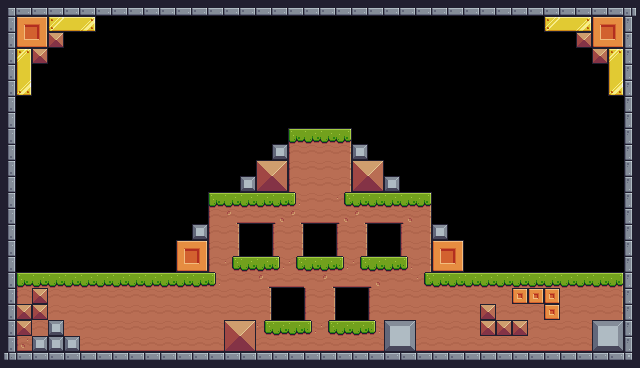

This is a level from a 2D game, rendered from its Tiled map with the project's own tilesets. A one-line summary and the complete map file follow:
An orthogonal 40x23 tile map with 16x16 px tiles, 1 tile layer (StaticTiles), 4 tilesets and 7 objects (Player, Apple, Cherry, Melon, Pineapple, ...).

<map version="1.5" tiledversion="1.7.2" orientation="orthogonal" renderorder="right-down" width="40" height="23" tilewidth="16" tileheight="16" infinite="0" nextlayerid="5" nextobjectid="8">
 <tileset firstgid="1" source="TileSets/Terrain (16x16).tsx" />
 <tileset firstgid="243" source="TileSets/Player.tsx" />
 <tileset firstgid="244" source="TileSets/Fruits.tsx" />
 <tileset firstgid="249" source="TileSets/DamageTiles.tsx" />
 <layer id="1" name="StaticTiles" width="40" height="23">
  <data encoding="csv">
4,46,46,46,46,46,46,46,46,46,46,46,46,46,46,46,46,46,46,46,46,46,46,46,46,46,46,46,46,46,46,46,46,46,46,46,46,46,46,5,
25,212,213,194,195,196,0,0,0,0,0,0,0,0,0,0,0,0,0,0,0,0,0,0,0,0,0,0,0,0,0,0,0,0,194,195,196,212,213,23,
25,234,235,35,0,0,0,0,0,0,0,0,0,0,0,0,0,0,0,0,0,0,0,0,0,0,0,0,0,0,0,0,0,0,0,0,35,234,235,23,
25,197,35,0,0,0,0,0,0,0,0,0,0,0,0,0,0,0,0,0,0,0,0,0,0,0,0,0,0,0,0,0,0,0,0,0,0,35,197,23,
25,219,0,0,0,0,0,0,0,0,0,0,0,0,0,0,0,0,0,0,0,0,0,0,0,0,0,0,0,0,0,0,0,0,0,0,0,0,219,23,
25,241,0,0,0,0,0,0,0,0,0,0,0,0,0,0,0,0,0,0,0,0,0,0,0,0,0,0,0,0,0,0,0,0,0,0,0,0,241,23,
25,0,0,0,0,0,0,0,0,0,0,0,0,0,0,0,0,0,0,0,0,0,0,0,0,0,0,0,0,0,0,0,0,0,0,0,0,0,0,23,
25,0,0,0,0,0,0,0,0,0,0,0,0,0,0,0,0,0,0,0,0,0,0,0,0,0,0,0,0,0,0,0,0,0,0,0,0,0,0,23,
25,0,0,0,0,0,0,0,0,0,0,0,0,0,0,0,0,0,7,8,8,9,0,0,0,0,0,0,0,0,0,0,0,0,0,0,0,0,0,23,
25,0,0,0,0,0,0,0,0,0,0,0,0,0,0,0,0,123,29,30,30,31,123,0,0,0,0,0,0,0,0,0,0,0,0,0,0,0,0,23,
25,0,0,0,0,0,0,0,0,0,0,0,0,0,0,0,36,37,29,30,30,31,36,37,0,0,0,0,0,0,0,0,0,0,0,0,0,0,0,23,
25,0,0,0,0,0,0,0,0,0,0,0,0,0,0,123,58,59,29,30,30,31,58,59,123,0,0,0,0,0,0,0,0,0,0,0,0,0,0,23,
25,0,0,0,0,0,0,0,0,0,0,0,0,7,8,8,8,8,33,30,30,32,8,8,8,8,9,0,0,0,0,0,0,0,0,0,0,0,0,23,
25,0,0,0,0,0,0,0,0,0,0,0,0,29,10,52,52,11,10,52,52,11,10,52,52,11,31,0,0,0,0,0,0,0,0,0,0,0,0,23,
25,0,0,0,0,0,0,0,0,0,0,0,123,29,31,0,0,29,31,0,0,29,31,0,0,29,31,123,0,0,0,0,0,0,0,0,0,0,0,23,
25,0,0,0,0,0,0,0,0,0,0,212,213,29,31,0,0,29,31,0,0,29,31,0,0,29,31,212,213,0,0,0,0,0,0,0,0,0,0,23,
25,0,0,0,0,0,0,0,0,0,0,234,235,29,32,8,8,33,32,8,8,33,32,8,8,33,31,234,235,0,0,0,0,0,0,0,0,0,0,23,
25,7,8,8,8,8,8,8,8,8,8,8,8,33,30,30,10,52,52,30,10,52,52,11,30,30,32,8,8,8,8,8,8,8,8,8,8,8,9,23,
25,29,35,30,30,30,30,30,30,30,30,30,30,30,30,30,31,0,0,29,31,0,0,29,30,30,30,30,30,30,30,30,211,211,211,30,30,30,31,23,
25,35,35,30,30,30,30,30,30,30,30,30,30,30,30,30,31,0,0,29,31,0,0,29,30,30,30,30,30,30,35,30,30,30,211,30,30,30,31,23,
25,35,30,123,30,30,30,30,30,30,30,30,30,30,36,37,32,8,8,33,32,8,8,33,124,125,30,30,30,30,35,35,35,30,30,30,30,124,125,23,
25,51,123,123,123,52,52,52,52,52,52,52,52,52,58,59,52,52,52,52,52,52,52,52,146,147,52,52,52,52,52,52,52,52,52,52,52,146,147,23,
26,2,2,2,2,2,2,2,2,2,2,2,2,2,2,2,2,2,2,2,2,2,2,2,2,2,2,2,2,2,2,2,2,2,2,2,2,2,2,27
</data>
 </layer>
 <objectgroup id="2" name="Player">
  <object id="1" name="Player" gid="243" x="32" y="240" width="32" height="32" />
 </objectgroup>
 <objectgroup id="3" name="Fruits">
  <object id="2" name="Fruits" type="Apple" gid="244" x="304" y="256" width="32" height="32" />
  <object id="3" name="Fruits" type="Cherry" gid="245" x="240" y="256" width="32" height="32" />
  <object id="4" name="Fruits" type="Melon" gid="246" x="272" y="320" width="32" height="32" />
  <object id="5" name="Fruits" type="Pineapple" gid="247" x="336" y="320" width="32" height="32" />
  <object id="6" name="Fruits" type="Strawberry" gid="248" x="368" y="256" width="32" height="32" />
 </objectgroup>
 <objectgroup id="4" name="Traps">
  <object id="7" name="Traps" type="End" gid="261" x="288" y="128" width="64" height="64" />
 </objectgroup>
</map>
